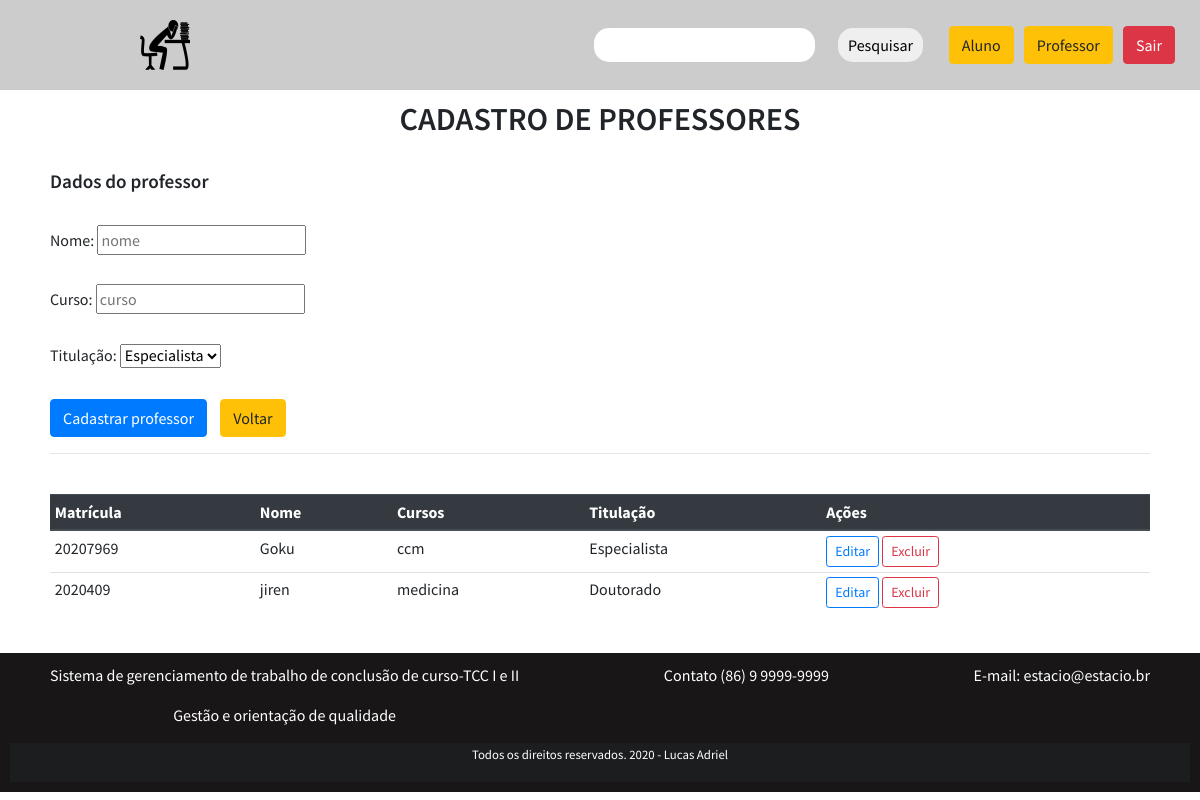
Page /professor.php (signed in) on the committed database.
### tables this page shows
CREATE TABLE `professores` (
  `id` int(11) NOT NULL,
  `nome` varchar(255) DEFAULT NULL,
  `curso` varchar(255) DEFAULT NULL,
  `matricula` varchar(255) DEFAULT NULL,
  `titulacao` varchar(255) DEFAULT NULL,
  `created_at` datetime DEFAULT current_timestamp(),
  `updated_at` datetime DEFAULT NULL ON UPDATE current_timestamp(),
  `senha` varchar(255) DEFAULT NULL
);

### professor.php (the view, shortened to what this page needs)
<?php
require __DIR__ . "/config.php";
if (isset($_SESSION['login'])) {
    $sql = $pdo->prepare("select * from professores");
    $sql->execute();
    if ($sql->rowCount() > 0) {
        $dados = $sql->fetchAll();
    }
}
?>
<?php require __DIR__ . "/pages/header.php"; ?>
    <header><h1 class="aluno-title">CADASTRO DE PROFESSORES</h1></header><br>
    <div class="tabelas">
        <h2 class="aluno-subtitle">Dados do professor</h2><br>
            <form method="post">
                <label for="nome">Nome:</label>
                    <input type="text" name="nome" id="nome" width="150" maxlength="150" placeholder="nome"> <br><br>
                <label>Curso:</label>
                    <input type="text" name="curso" width="150" maxlength="150" placeholder="curso"> <br><br>
                <label>Titulação:</label>
                    <select name="titulacao">
                        <option value="Especialista">Especialista</option>
                    </select> <br><br>
                <input class="btn btn-primary" type="submit" value="Cadastrar professor">
                <a href="index.php" class="btn btn-warning" style="margin-left: 10px;">Voltar</a>
            </form>
            <hr><br>
            <table class="table table-sm table-hover">
            <thead class="thead-dark">
                <tr>
                    <th scope="col">Matrícula</th>
                    <th scope="col">Nome</th>
                    <th scope="col">Cursos</th>
                    <th scope="col">Titulação</th>
                    <th scope="col">Ações</th>
                </tr>
            </thead>
            <tbody>
                <?php foreach ($dados as $dado): ?>
                    <tr>
                        <td><?= empty($dado['matricula']) ? 'Sem matrícula' : $dado['matricula']; ?></td>
                        <td><?= empty($dado['nome']) ? 'Sem usuário' : $dado['nome']; ?></td>
                        <td><?= empty($dado['curso']) ? 'Sem curso' : $dado['curso'];; ?></td>
                        <td><?= empty($dado['titulacao']) ? 'Sem títulos' : $dado['titulacao'];; ?></td>
                        <td>
                            <a href="editarProfessor.php?id=<?= $dado['id']; ?>">
                                <button type="button" class="btn btn-sm btn-outline-primary">Editar</button>
                            </a>
                            <a href="excluirProfessor.php?id=<?= $dado['id']; ?>">
                                <button type="button" class="btn btn-sm btn-outline-danger">Excluir</button>
                            </a>
                        </td>
                    </tr>
                <?php endforeach; ?>
            </tbody>
        </table>
    </div><br>
<?php require __DIR__ . '/pages/footer.php'; ?>

### assets/css/style.css (style rules this page uses)
* { font-family: 'Source Sans Pro', sans-serif; }
body { margin: 0; padding: 0; overflow-x: hidden; box-sizing: border-box; }
.aluno-title { text-align: center; margin-top: 10px; font-size: 2em; font-weight: 600; }
.aluno-subtitle { font-size: 1.2em; font-weight: 600; }
.tabelas { max-width: 1100px; margin: auto; }

### rows in the picture
professores: matricula "20207969", nome "Goku", curso "ccm", titulacao "Especialista"
professores: matricula "2020409", nome "jiren", curso "medicina", titulacao "Doutorado"
